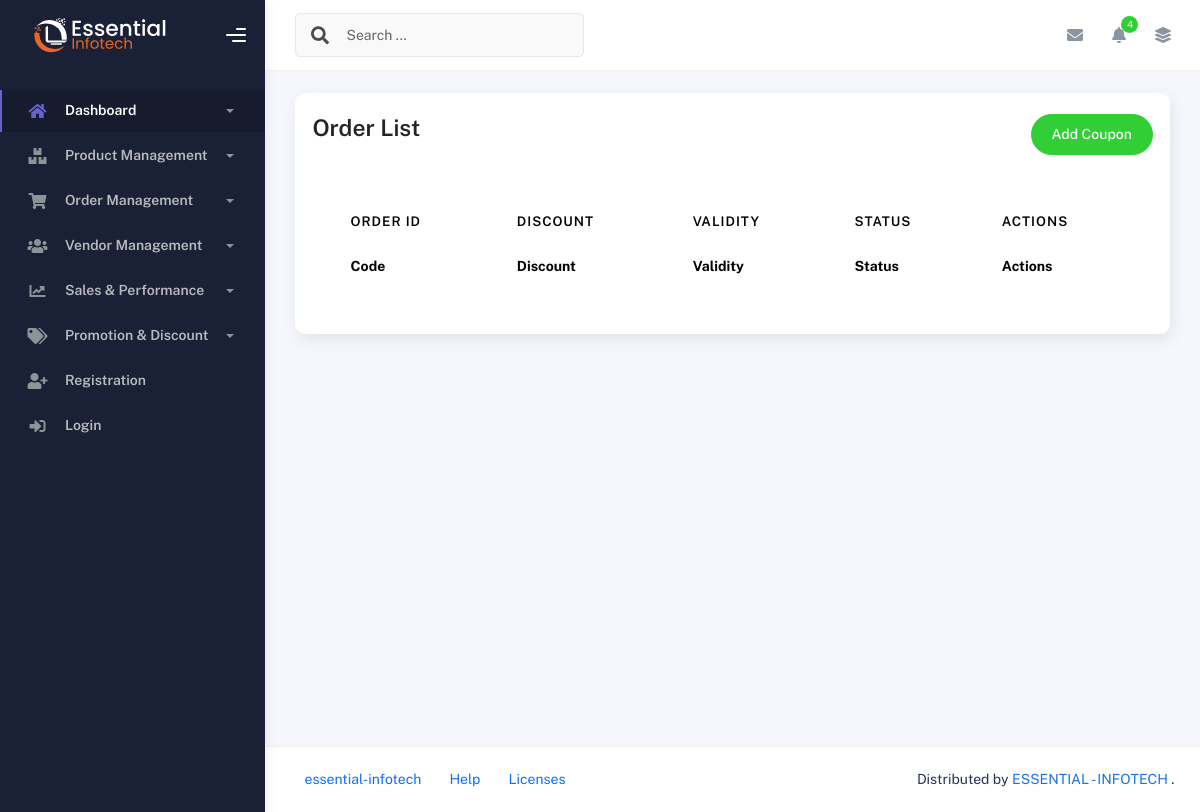
/order-management/coupon/, run on an earlier commit of the app's database.
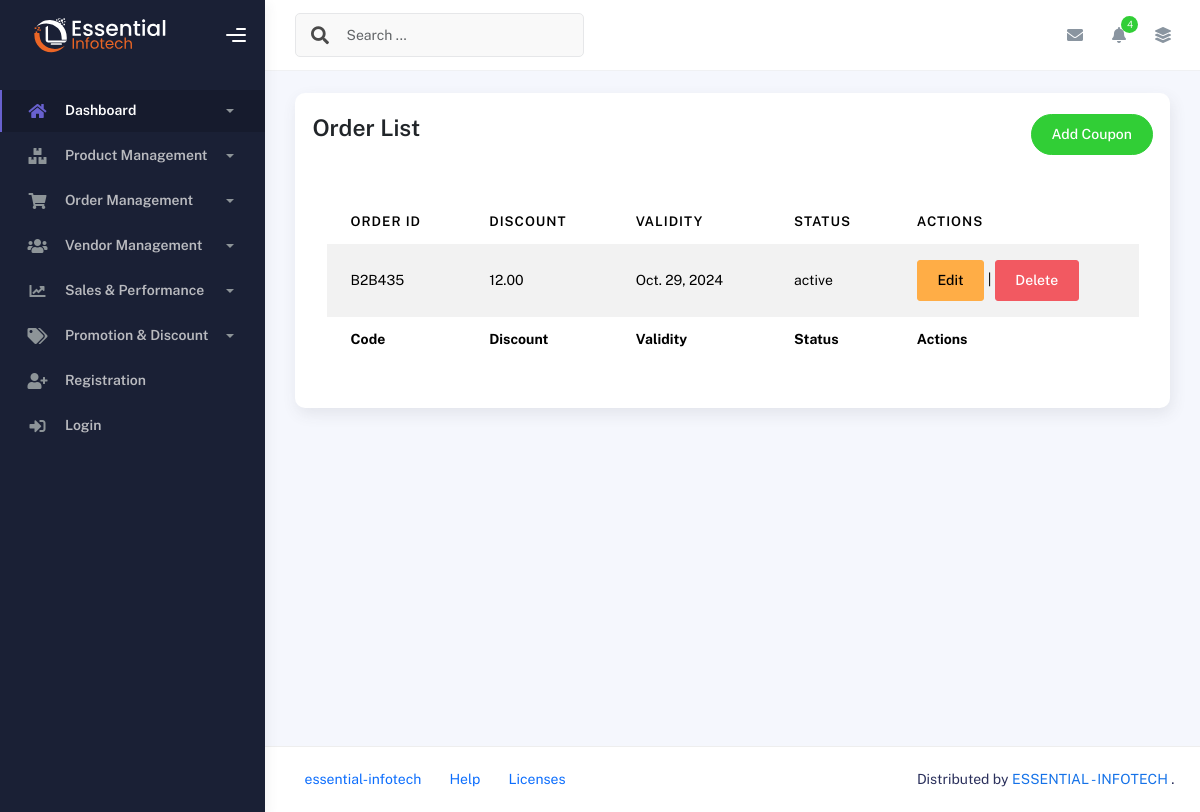
And on a later commit of the database.
### order_management/models.py (models this page shows, shortened)
class Coupon(models.Model):
    COUPON_STATUS = [
        ('active','ACTIVE'),
        ('deactivate','DEACTIVATE'),
        ('expired','EXPIRED'),
    ]
    USAGE_TYPES = [
        ('infinity', 'Unlimited Use'),
        ('fixed', 'Fixed Number of Uses'),
        ('timed', 'Fixed Time Period')
    ]
    coupon_code = models.CharField(max_length=20, unique=True)
    coupon_name = models.CharField(max_length=15 , blank=True, null=True , default='New Name')
    coupon_discount = models.DecimalField(max_digits=5, decimal_places=2)
    coupon_validity = models.DateField()
    status = models.CharField(max_length=20, choices=COUPON_STATUS, default='active')
    user = models.ForeignKey(settings.AUTH_USER_MODEL , on_delete= models.CASCADE) #one who added the coupon
    usage_type = models.CharField(max_length=20, choices=USAGE_TYPES, default='fixed')  # Type of coupon usage
    usage_limit = models.IntegerField(null=True, blank=True)  # Relevant for fixed coupons
    times_used = models.IntegerField(default=0)

### order_management/views.py (the view)
# urls.py: path('coupon/', coupon_list, name='coupon-list'),
def coupon_list(request):
    coupons = Coupon.objects.all()
    return render(request, 'order_management/coupon.html', {'coupons':coupons})

### templates/order_management/coupon.html (shortened to what this page needs)
{% extends 'base.html' %}
{% block content %}
    <div class="container">
        <div class="page-inner">
            <div class="row">
                <div class="col-md-12">
                    <div class="card p-3">
                        <div class="page-header d-flex justify-content-between p-1">
                            <h3 class="fw-bold mb-3">Order List</h3>
                            <a href="{% url 'coupon-form' %}" class="btn btn-success btn-round ms-auto text-white" style="text-decoration: none;">
                                Add Coupon
                            </a>
                        </div>
                        <div class="card-body">
                            <div class="table-responsive">
                                <table id="multi-filter-select" class="display table table-striped table-hover">
                                    <thead>
                                        <tr>
                                          <th>Order ID</th>
                                          <th>Discount</th>
                                          <th>Validity</th>
                                          <th>Status</th>
                                          <th>Actions</th>
                                        </tr>
                                      </thead>
                                    <tfoot>
                                        <tr>
                                            <th>Code</th>
                                            <th>Discount</th>
                                            <th>Validity</th>
                                            <th>Status</th>
                                            <th>Actions</th>
                                        </tr>
                                    </tfoot>
                                    <tbody>
                                        {% for coupon in coupons %}
                                        <tr>
                                          <td>{{ coupon.coupon_code }}</td>
                                          <td>{{ coupon.coupon_discount }}</td>
                                          <td>{{ coupon.coupon_validity }}</td>
                                          <td>{{ coupon.status }}</td>
                                          <td>
                                            <a href="{% url 'coupon-edit' coupon.pk %}" class="btn btn-warning">Edit</a> |
                                            <form action="{% url 'coupon-delete' coupon.pk %}" method="POST" style="display: inline;" onsubmit="return confirm('Are you sure you want to delete this coupon?');">
                                                <button type="submit" class="btn btn-danger">Delete</button>
                                            </form>
                                          </td>
                                        </tr>
                                        {% endfor %}
                                      </tbody>
                                </table>
                            </div>
                        </div>
                    </div>
                </div>
            </div>
        </div>
    </div>
{% endblock %}

What changed in the data, as far as the page shows it:
added Coupon: coupon_code "B2B435", coupon_discount "12.00", coupon_validity "Oct. 29, 2024", status "active"
